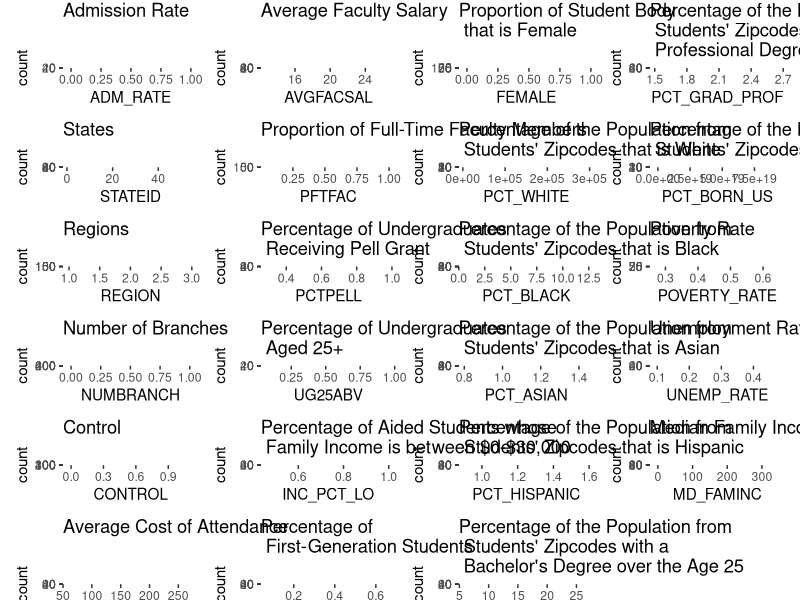
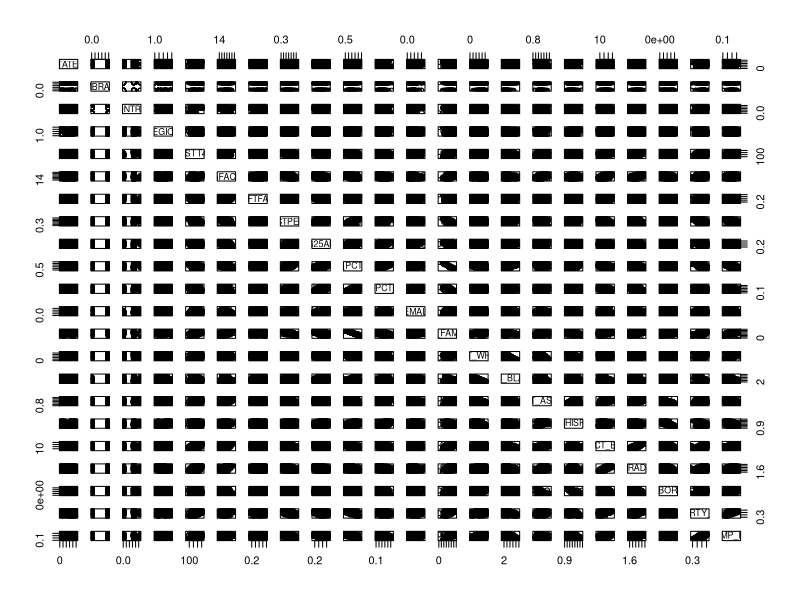
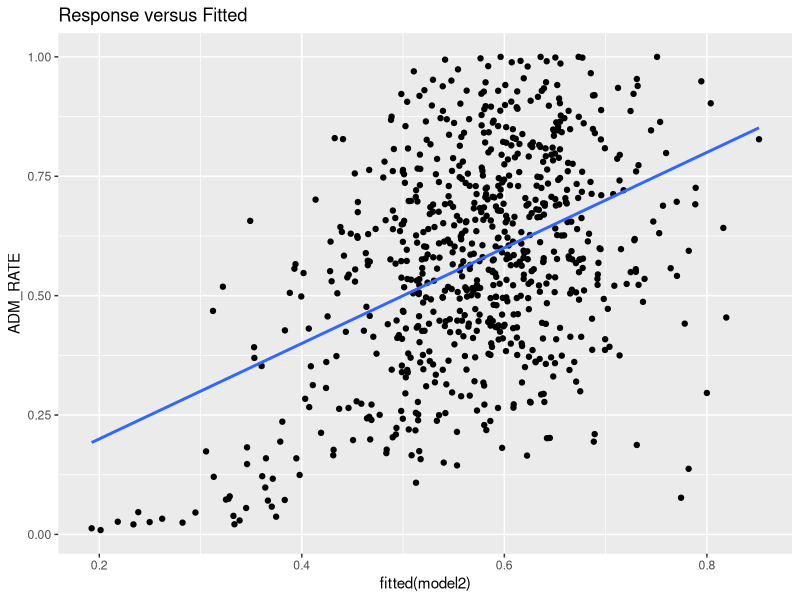
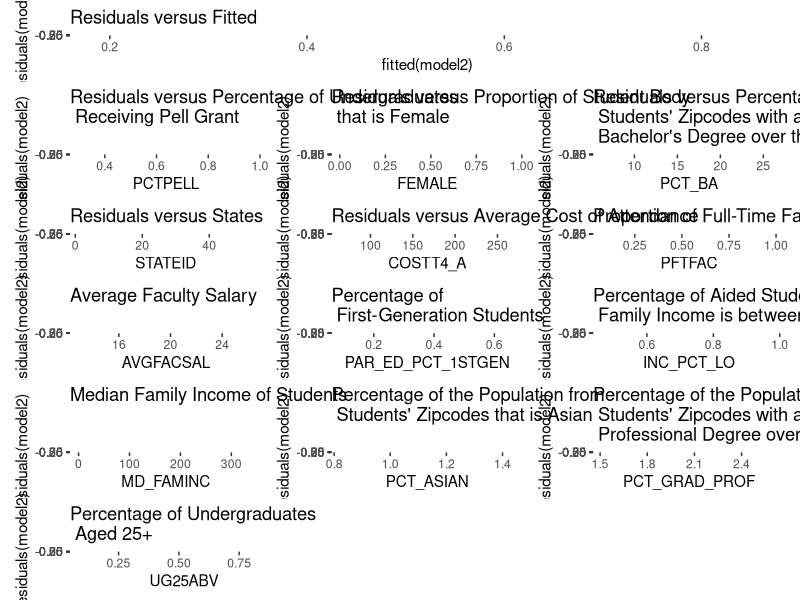
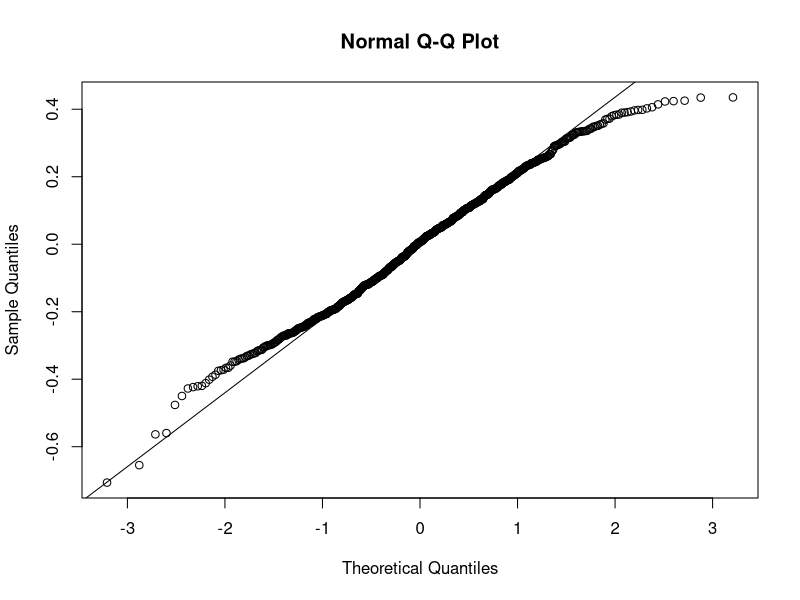

R code for these plots, in order:
library("tidyverse")
library("patchwork")
library("car")

setTimeLimit(cpu = Inf, elapsed = Inf, transient = FALSE)
setSessionTimeLimit(cpu = Inf, elapsed = Inf)

setwd("/Users/abrarnasir/Desktop/School/STA302/Video Project/STA302_VideoProject")
df <- read.csv("VPdataset.csv")

# df %>% drop_na()
df <- transform(df, STATEID = as.numeric(factor(STABBR)))
df <- df[, !(names(df) %in% c("STABBR"))]
df <- df %>% relocate(STATEID)
df <- df %>% relocate(ADM_RATE)
df <- df %>% relocate(INSTNM)
df <- df %>% relocate(UNITID)

full <- lm(ADM_RATE ~., data = df[, -c(1, 2)])

p <- powerTransform(cbind(df[, -c(1, 2)]) + 0.0001)
summary(p)

ADM_RATE <- df$ADM_RATE ** 1.5
STATEID <- df$STATEID ** 1
NUMBRANCH <- df$NUMBRANCH ** -6
CONTROL <- log(df$CONTROL)
REGION <- df$REGION ** 0.5
# tHBCU <- df$HBCU ** -3
# tPBI <- df$PBI ** -7
# tTRIBAL <- df$TRIBAL ** -70
# tHSI <- df$HSI ** -1
# tWOMENONLY <- df$WOMENONLY ** -18
COSTT4_A <- df$COSTT4_A ** 0.5
AVGFACSAL <- df$AVGFACSAL ** 0.33
PFTFAC <- df$PFTFAC ** 1
PCTPELL <- df$PCTPELL ** 0.5
UG25ABV <- df$UG25ABV ** 0.33
INC_PCT_LO <- df$INC_PCT_LO ** 0.33
PAR_ED_PCT_1STGEN <- df$PAR_ED_PCT_1STGEN ** 1
FEMALE <- df$FEMALE ** 2
MD_FAMINC <- df$MD_FAMINC ** 0.5
PCT_WHITE <- df$PCT_WHITE ** 2.75
PCT_BLACK <- df$PCT_BLACK ** 0.6
PCT_ASIAN <- df$PCT_ASIAN ** 0.1
PCT_HISPANIC <- df$PCT_HISPANIC ** 0.1
PCT_BA <- df$PCT_BA ** 1
PCT_GRAD_PROF <- df$PCT_GRAD_PROF ** 0.33
PCT_BORN_US <- df$PCT_BORN_US ** 10
POVERTY_RATE <- df$POVERTY_RATE ** -0.33
UNEMP_RATE <- df$UNEMP_RATE ** -1

t_df <- data.frame(ADM_RATE, STATEID, NUMBRANCH, CONTROL, REGION, COSTT4_A, AVGFACSAL, PFTFAC, PCTPELL, UG25ABV, INC_PCT_LO, PAR_ED_PCT_1STGEN, FEMALE, MD_FAMINC, PCT_WHITE, PCT_BLACK, PCT_ASIAN, PCT_HISPANIC, PCT_BA, PCT_GRAD_PROF, PCT_BORN_US, POVERTY_RATE, UNEMP_RATE)

model1 <- lm(ADM_RATE ~., data = t_df)

hist1 <- ggplot(t_df, aes(x = ADM_RATE)) + geom_histogram() + ggtitle("Admission Rate")
hist2 <- ggplot(t_df, aes(x = STATEID)) + geom_histogram() + ggtitle("States")
hist3 <- ggplot(t_df, aes(x = REGION)) + geom_histogram() + ggtitle("Regions")
hist4 <- ggplot(t_df, aes(x = NUMBRANCH)) + geom_histogram() + ggtitle("Number of Branches") 
hist5 <- ggplot(t_df, aes(x = CONTROL)) + geom_histogram() + ggtitle("Control") 
hist11 <- ggplot(t_df, aes(x = COSTT4_A)) + geom_histogram() + ggtitle("Average Cost of Attendance")
hist12 <- ggplot(t_df, aes(x = AVGFACSAL)) + geom_histogram() + ggtitle("Average Faculty Salary")
hist13 <- ggplot(t_df, aes(x = PFTFAC)) + geom_histogram() + ggtitle("Proportion of Full-Time Faculty Members")
hist14 <- ggplot(t_df, aes(x = PCTPELL)) + geom_histogram() + ggtitle("Percentage of Undergraduates \n Receiving Pell Grant")
hist15 <- ggplot(t_df, aes(x = UG25ABV)) + geom_histogram() + ggtitle("Percentage of Undergraduates \n Aged 25+")
hist16 <- ggplot(t_df, aes(x = INC_PCT_LO)) + geom_histogram() + ggtitle("Percentage of Aided Students whose \n Family Income is between $0-$30,000")
hist17 <- ggplot(t_df, aes(x = PAR_ED_PCT_1STGEN)) + geom_histogram() + ggtitle("Percentage of \n First-Generation Students")
hist18 <- ggplot(t_df, aes(x = FEMALE)) + geom_histogram() + ggtitle("Proportion of Student Body \n that is Female")
hist19 <- ggplot(t_df, aes(x = PCT_WHITE)) + geom_histogram() + ggtitle("Percentage of the Population from \n Students' Zipcodes that is White")
hist20 <- ggplot(t_df, aes(x = PCT_BLACK)) + geom_histogram() + ggtitle("Percentage of the Population from \n Students' Zipcodes that is Black")
hist21 <- ggplot(t_df, aes(x = PCT_ASIAN)) + geom_histogram() + ggtitle("Percentage of the Population from \n Students' Zipcodes that is Asian")
hist22 <- ggplot(t_df, aes(x = PCT_HISPANIC)) + geom_histogram() + ggtitle("Percentage of the Population from \n Students' Zipcodes that is Hispanic")
hist23 <- ggplot(t_df, aes(x = PCT_BA)) + geom_histogram() + ggtitle("Percentage of the Population from \n Students' Zipcodes with a \n Bachelor's Degree over the Age 25")
hist24 <- ggplot(t_df, aes(x = PCT_GRAD_PROF)) + geom_histogram() + ggtitle("Percentage of the Population from \n Students' Zipcodes with a \n Professional Degree over the Age 25")
hist25 <- ggplot(t_df, aes(x = PCT_BORN_US)) + geom_histogram() + ggtitle("Percentage of the Population from \n Students' Zipcodes that was Born in the US")
hist26 <- ggplot(t_df, aes(x = POVERTY_RATE)) + geom_histogram() + ggtitle("Poverty Rate")
hist27 <- ggplot(t_df, aes(x = UNEMP_RATE)) + geom_histogram() + ggtitle("Unemployment Rate")
hist28 <- ggplot(t_df, aes(x = MD_FAMINC)) + geom_histogram() + ggtitle("Median Family Income of Students")
hist1 + hist2 + hist3 + hist4 + hist5 + hist11 + hist12 + hist13 + hist14 + hist15 + hist16 + hist17 + hist18 + hist19 + hist20 + hist21 + hist22 + hist23 + hist24 + hist25 + hist26 + hist27 + hist28 + plot_layout(nrow = 6, byrow = FALSE) + plot_annotation(title = 'Histograms of Variables')

pairs(t_df[,-c(1)])

model2 <- lm(ADM_RATE ~ STATEID + AVGFACSAL + COSTT4_A + PFTFAC + FEMALE + PAR_ED_PCT_1STGEN + PCTPELL + INC_PCT_LO + MD_FAMINC + PCT_ASIAN + PCT_BA + PCT_GRAD_PROF + UG25ABV, data = t_df)

ggplot(t_df, aes(fitted(model2), ADM_RATE)) + geom_point() + ggtitle("Response versus Fitted") + geom_smooth(method = 'lm', se = FALSE)

resy <- ggplot(t_df, aes(fitted(model2), residuals(model2))) + geom_point() + ggtitle("Residuals versus Fitted") + geom_smooth(method = 'lm', se = FALSE)
res1 <- ggplot(t_df, aes(PCTPELL, residuals(model2))) + geom_point() + ggtitle("Residuals versus Percentage of Undergraduates \n Receiving Pell Grant") + geom_smooth(method = 'lm', se = FALSE)
res2 <- ggplot(t_df, aes(FEMALE, residuals(model2))) + geom_point() + ggtitle("Residuals versus Proportion of Student Body \n that is Female") + geom_smooth(method = 'lm', se = FALSE)
res3 <- ggplot(t_df, aes(PCT_BA, residuals(model2))) + geom_point() + ggtitle("Residuals versus Percentage of the Population from \n Students' Zipcodes with a \n Bachelor's Degree over the Age 25") + geom_smooth(method = 'lm', se = FALSE)
res4 <- ggplot(t_df, aes(STATEID, residuals(model2))) + geom_point() + ggtitle("Residuals versus States") + geom_smooth(method = 'lm', se = FALSE)
res5 <- ggplot(t_df, aes(COSTT4_A, residuals(model2))) + geom_point() + ggtitle("Residuals versus Average Cost of Attendance") + geom_smooth(method = 'lm', se = FALSE)
res6 <- ggplot(t_df, aes(PFTFAC, residuals(model2))) + geom_point() + ggtitle("Proportion of Full-Time Faculty Members") + geom_smooth(method = 'lm', se = FALSE)
res7 <- ggplot(t_df, aes(AVGFACSAL, residuals(model2))) + geom_point() + ggtitle("Average Faculty Salary") + geom_smooth(method = 'lm', se = FALSE)
res8 <- ggplot(t_df, aes(PAR_ED_PCT_1STGEN, residuals(model2))) + geom_point() + ggtitle("Percentage of \n First-Generation Students") + geom_smooth(method = 'lm', se = FALSE)
res9 <- ggplot(t_df, aes(INC_PCT_LO, residuals(model2))) + geom_point() + ggtitle("Percentage of Aided Students whose \n Family Income is between $0-$30,000") + geom_smooth(method = 'lm', se = FALSE)
res10 <- ggplot(t_df, aes(MD_FAMINC, residuals(model2))) + geom_point() + ggtitle("Median Family Income of Students") + geom_smooth(method = 'lm', se = FALSE)
res11 <- ggplot(t_df, aes(PCT_ASIAN, residuals(model2))) + geom_point() + ggtitle("Percentage of the Population from \n Students' Zipcodes that is Asian") + geom_smooth(method = 'lm', se = FALSE)
res12 <- ggplot(t_df, aes(PCT_GRAD_PROF, residuals(model2))) + geom_point() + ggtitle("Percentage of the Population from \n Students' Zipcodes with a \n Professional Degree over the Age 25") + geom_smooth(method = 'lm', se = FALSE)
res13 <- ggplot(t_df, aes(UG25ABV, residuals(model2))) + geom_point() + ggtitle("Percentage of Undergraduates \n Aged 25+") + geom_smooth(method = 'lm', se = FALSE)

(resy) /
  (res1 + res2 + res3) /
  (res4 + res5 + res6) /
  (res7 + res8 + res9) /
  (res10 + res11 + res12) /
  (res13 + plot_spacer() + plot_spacer()) 

summary(full)
summary (model1)

model3 <- lm(ADM_RATE ~ STATEID + CONTROL + NUMBRANCH + AVGFACSAL + FEMALE + PAR_ED_PCT_1STGEN + UG25ABV + INC_PCT_LO, data = t_df)
summary(model3)

qqnorm(residuals(model3))
qqline(residuals(model3))

anova(model3, full)